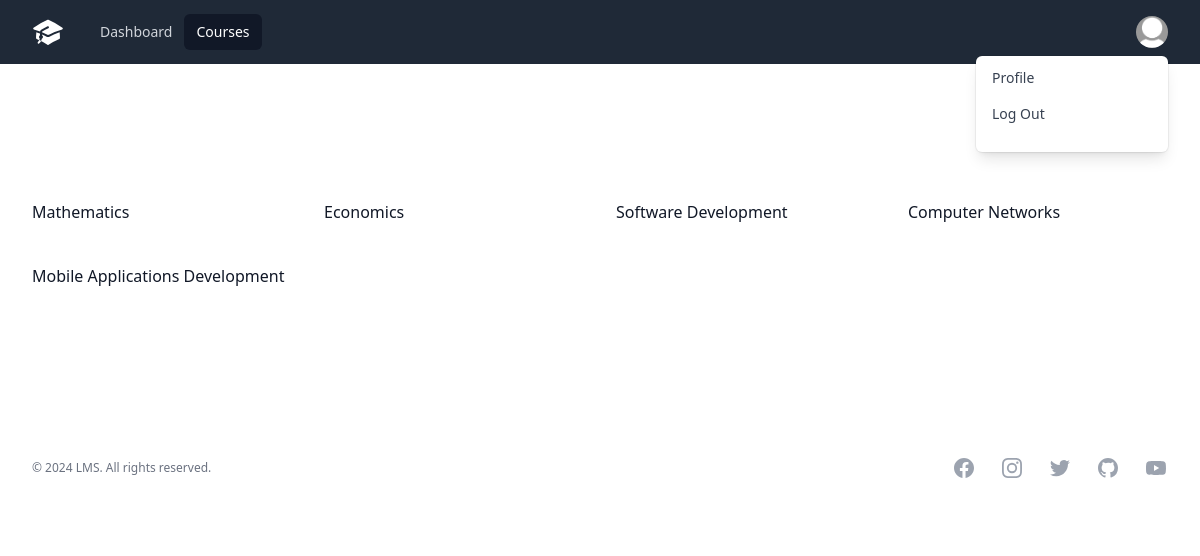
The app's page /app/courses/ (signed in) with its own data.
### app/models.py (models this page shows, shortened)
class Course(models.Model):
    name = models.CharField(max_length=100)
    students = models.ManyToManyField(Student)
    teacher = models.ForeignKey(Teacher, on_delete=models.CASCADE)

### app/views.py (the view)
# urls.py: path('courses/', views.courses_view, name='courses'),
@login_required
def courses_view(request):
    if request.user.is_teacher:
        teacher_instance = Teacher.objects.get(user=request.user)
        courses = Course.objects.filter(teacher=teacher_instance)
        courses_message = add_no_items_message(courses, "No courses available at the moment.")
        context = {'courses': courses,
                   'courses_message': courses_message}
    elif request.user.is_student:
        student_instance = Student.objects.get(user=request.user)
        courses = Course.objects.filter(students=student_instance)
        courses_message = add_no_items_message(courses, "No courses available at the moment.")
        context = {'courses': courses,
                   'courses_message': courses_message}
    elif request.user.is_superuser or request.user.is_admin:
        courses = Course.objects.all()
        courses_message = add_no_items_message(courses, "No courses available at the moment.")
        context = {'courses': courses,
                   'courses_message': courses_message}
    return render(request, 'app/courses.html', context)

### app/views.py (called while the page is built)
def add_no_items_message(queryset, message):
    if not queryset.exists():
        return message
    return None

### app/templates/app/courses.html (shortened to what this page needs)
{% extends './base.html' %}
{% block content %}
<div class="bg-white">
      <div class="mx-auto max-w-2xl py-16 px-4 sm:py-24 sm:px-6 lg:max-w-7xl lg:px-8">
        <div class="mt-6 grid grid-cols-1 gap-x-6 gap-y-10 sm:gap-x-6 md:grid-cols-2 md:gap-y-0 lg:gap-x-8 lg:grid-cols-4">
            {% for course in courses %}
              <div class="group relative mb-6">
                <div class="mt-4 flex items-center justify-between space-x-8 text-base font-medium text-gray-900">
                  <h3>
                    <a href="/app/course_detail/{{ course.id }}">
                      <span aria-hidden="true" class="absolute inset-0"></span>
                      {{ course.name }}
                    </a>
                  </h3>
                </div>
              </div>
            {% endfor %}
          </div>
        </div>
      </div>
{% endblock %}

### records on screen
Course: name "Mathematics"
Course: name "Economics"
Course: name "Software Development"
Course: name "Computer Networks"
Course: name "Mobile Applications Development"
